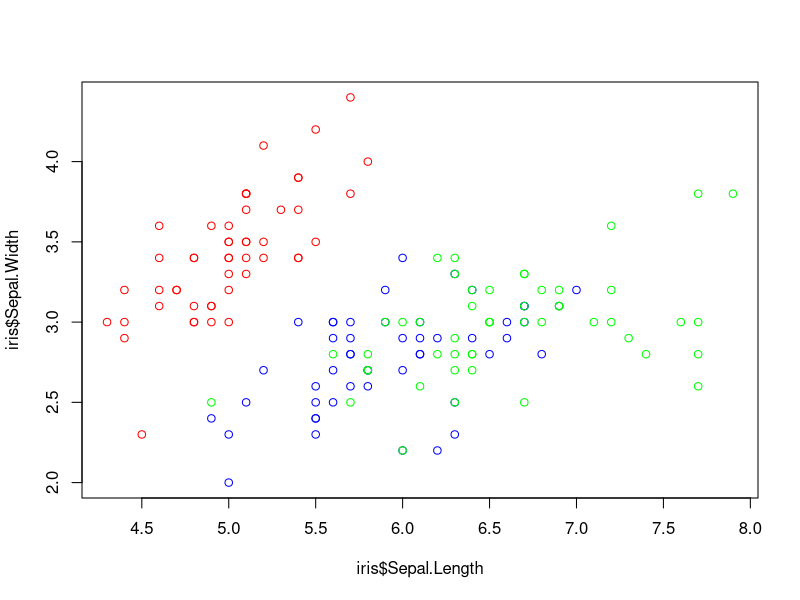

Reproduce this figure in R.
## ---- chunk 1
options(htmltools.dir.version = FALSE, width=80)
knitr::opts_chunk$set(warning = FALSE, message = FALSE, cache=FALSE,
                      comment="", 
                      prompt=TRUE)

## from http://yihui.name/knitr/hooks#chunk_hooks
knitr::knit_hooks$set(small.mar=function(before, options, envir) {
                                              if (before) par(mar=c(4, 5, 1, 1)) ## smaller margin on top and right
})
## ---- chunk 2
summary(iris)
sepal_list <- split(iris$Sepal.Length, iris$Species)
sapply(sepal_list, mean)
## ---- chunk 3
genes1 <- c("SOCS1", "SOCS2", "IRF1", "IRF2", "STAT1", "STAT2")
genes2 <- c("IRF4", "SOCS1", "STAT2", "IRF1")
match(genes1, genes2)
## ---- chunk 4

## ---- chunk 5
plot(x=iris$Sepal.Length, y=iris$Sepal.Width, type="p", 
     col=c("red", "blue", "green")[iris$Species]) # Only works when the variable is a FACTOR
